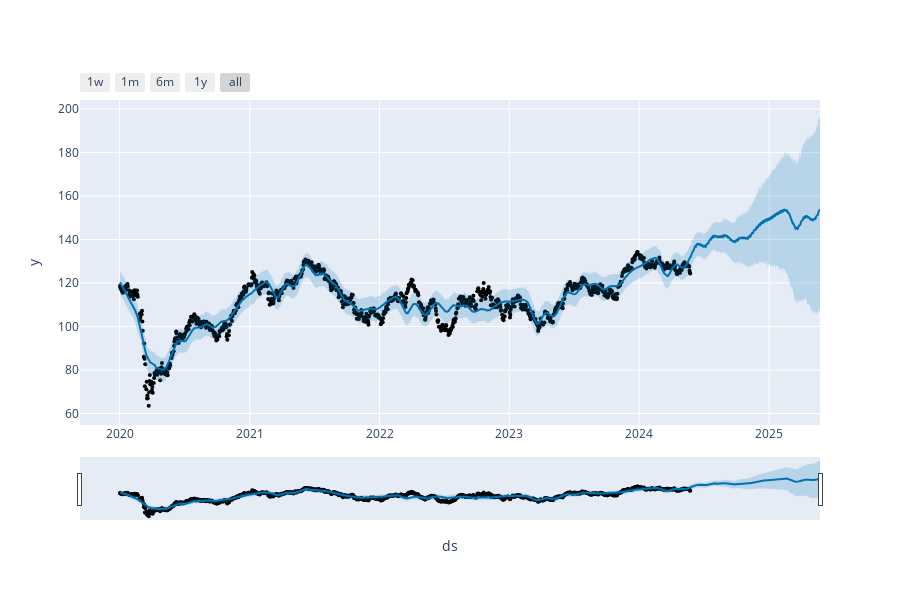

The notebook cell saved with this chart:
### Code cell
plot_plotly(m, forecast)

### Figure 1 — Plotly figure (JSON) as saved in the notebook; plotly's stock layout.template omitted (floating-point values rounded to 4 significant figures; data arrays with more than 128 entries replaced by an {"elided": "..."} marker saying what was removed)
{"data": [{"marker": {"color": "black", "size": 4}, "mode": "markers", "name": "Actual", "type": "scatter", "x": {"elided": "1094 str values"}, "y": {"elided": "1094 float values"}}, {"hoverinfo": "skip", "line": {"width": 0}, "mode": "lines", "type": "scatter", "x": {"elided": "1459 str values"}, "y": {"elided": "1459 float values"}}, {"fill": "tonexty", "fillcolor": "rgba(0, 114, 178, 0.2)", "line": {"color": "#0072B2", "width": 2}, "mode": "lines", "name": "Predicted", "type": "scatter", "x": {"elided": "1459 str values"}, "y": {"elided": "1459 float values"}}, {"fill": "tonexty", "fillcolor": "rgba(0, 114, 178, 0.2)", "hoverinfo": "skip", "line": {"width": 0}, "mode": "lines", "type": "scatter", "x": {"elided": "1459 str values"}, "y": {"elided": "1459 float values"}}], "layout": {"height": 600, "showlegend": false, "width": 900, "xaxis": {"rangeselector": {"buttons": [{"count": 7, "label": "1w", "step": "day", "stepmode": "backward"}, {"count": 1, "label": "1m", "step": "month", "stepmode": "backward"}, {"count": 6, "label": "6m", "step": "month", "stepmode": "backward"}, {"count": 1, "label": "1y", "step": "year", "stepmode": "backward"}, {"step": "all"}]}, "rangeslider": {"visible": true}, "title": {"text": "ds"}, "type": "date"}, "yaxis": {"title": {"text": "y"}}}}
